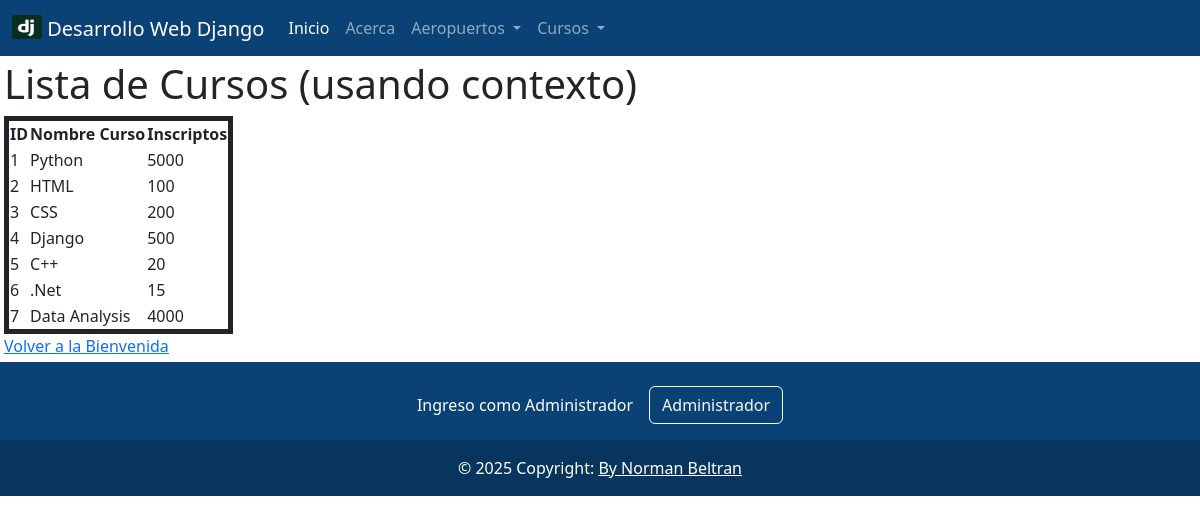
The page /cursos_all/ on the database as committed earlier.
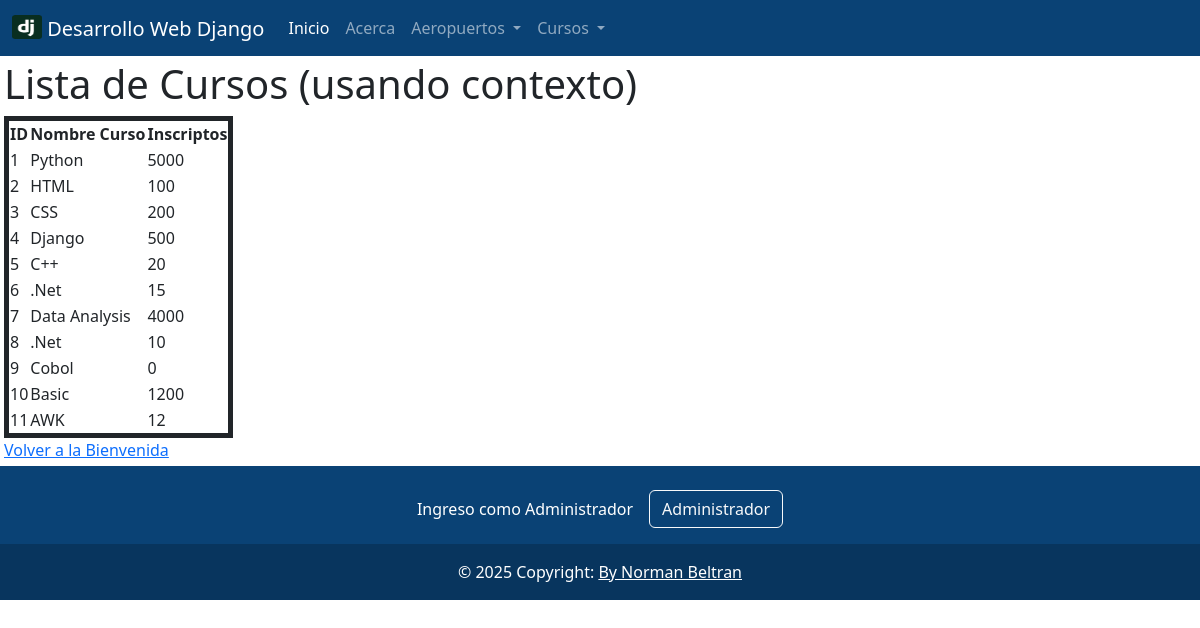
The same page on the database as committed later.
### myapp/views.py (the view)
# urls.py: path("cursos_all/",   views.cursos_all, name="cursos_all"),
def cursos_all(request):
    conn = sqlite3.connect("curso.db")
    cursor = conn.cursor()
    cursor.execute("SELECT id, nombre, inscriptos FROM cursos;")
    cursos =  cursor.fetchall()
    ctx = {"cursos": cursos}
    conn.close
    return render(request, 'myapp/cursos.html', ctx)

### myapp/templates/myapp/cursos.html (shortened to what this page needs)
{% extends 'myapp/base.html' %}
{% block content %}
    <h1>Lista de Cursos (usando contexto)</h1>
    <table style="border:5px solid">
        <thead>
            <tr>
                <th>ID</th>
                <th>Nombre Curso</th>
                <th>Inscriptos</th>
            </tr>
        </thead>
        <tbody>
            {% for id, nombre, inscriptos  in cursos %}
            <tr>
                <td>{{id}}</td>
                <td>{{nombre}}</td>
                <td>{{inscriptos}}</td>
            </tr>
            {% endfor %}
        </tbody>
    </table>
    <a href="{% url 'bienvenido' %}">Volver a la Bienvenida</a>
{% endblock %}

Rows that differ between the two databases and show on the page:
added cursos: id "8", nombre ".Net", inscriptos "10"
added cursos: id "9", nombre "Cobol", inscriptos "0"
added cursos: id "10", nombre "Basic", inscriptos "1200"
added cursos: id "11", nombre "AWK", inscriptos "12"
